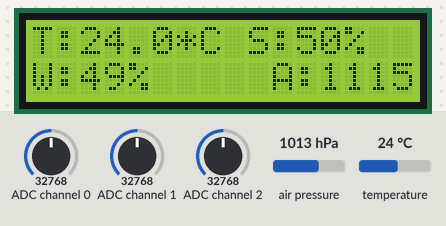
Bench run of a program on a simulated Raspberry Pi (BCM pin numbers). Parts: 16×2 character LCD. The inputs (shaded band) are chosen by the test bench; at power-on: ADC channel 1 = 32768, ADC channel 2 = 32768, ADC channel 0 = 32768, air pressure 1013 hPa, temperature 24 °C (analog values on the 0–65535 scale). Web requests get an empty 200 reply after 0.4 s; threads take turns every 2 ms.

Above: at 1.4 s.
1.5 s: ADC channel 1 set to 30368
At 2.0 s:
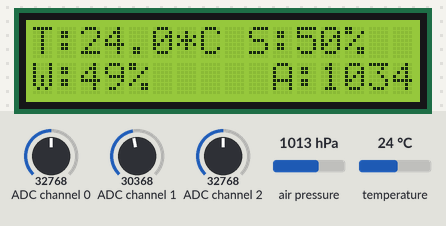
3.1 s: ADC channel 1 set to 28656
At 3.6 s:
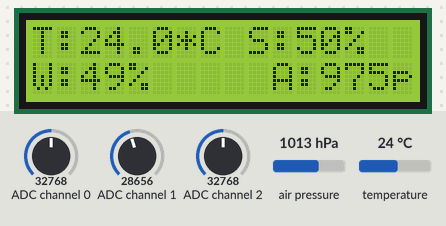
4.7 s: ADC channel 2 set to 7248
At 5.8 s:
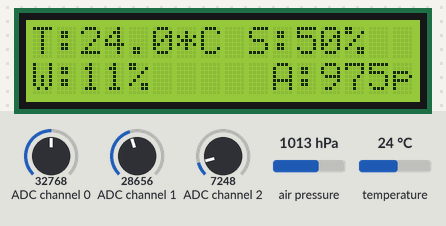
6.2 s: ADC channel 2 set to 6272
At 7.3 s:
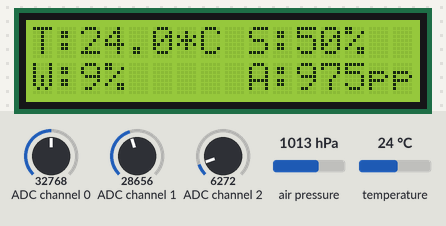
7.8 s: ADC channel 1 set to 1966
At 8.7 s:
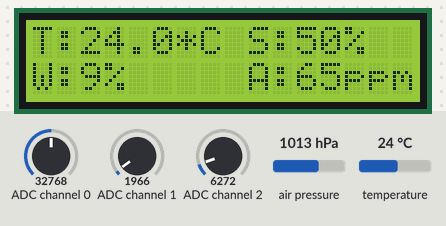
9.4 s: ADC channel 0 set to 1966
At 9.9 s:
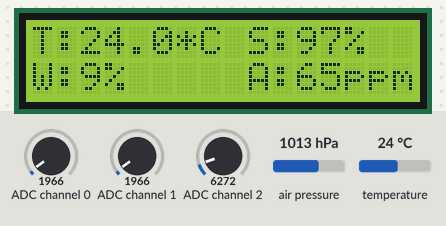
Timing chart, 0 to 11.9 s (numbered marks = the images above; inputs shaded):
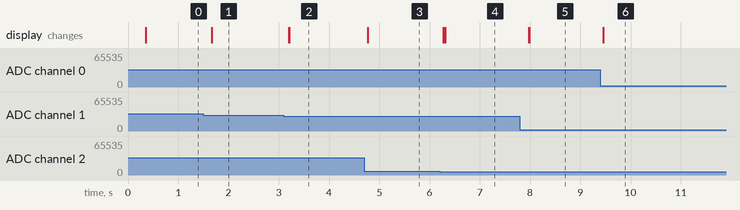

The program:

onitoring-System-And-Automation-with-Arduino-And-Raspberry-Pi.py
```python
import spidev
import time
import threading
from numpy import interp
from Adafruit_IO import Client
import Adafruit_BMP.BMP085 as BMP085
import adafruit_mcp3xxx.mcp3008 as MCP
from adafruit_mcp3xxx.analog_in import AnalogIn
import busio
import digitalio
import board
import serial
import drivers
display = drivers.Lcd()
display.lcd_clear()
serial1 = serial.Serial('/dev/ttyUSB0', 115200)
spi = busio.SPI(clock=board.SCK, MISO=board.MISO, MOSI=board.MOSI)
cs = digitalio.DigitalInOut(board.D5)
mcp = MCP.MCP3008(spi, cs)
channel_0 = AnalogIn(mcp, MCP.P1)
spi = spidev.SpiDev()
spi.open(0,0)
bmp = BMP085.BMP085()
ADAFRUIT_IO_KEY = ''
ADAFRUIT_IO_USERNAME = ''
aio = Client(ADAFRUIT_IO_USERNAME, ADAFRUIT_IO_KEY)
def _range(x, in_min, in_max, out_min, out_max):
    return int((x - in_min) * (out_max - out_min) / (in_max - in_min)+ out_min)
def analogInput(channel):
  spi.max_speed_hz = 1350000
  adc = spi.xfer2([1,(8+channel)<<4,0])
  data = ((adc[1]&3) << 8) + adc[2]
  return data
def soil():
    while True:
        sensorValue = _range(channel_0.value, 0, 30000, 0, 1023)
        output = analogInput(0)
        output = interp(output, [0, 1023], [100, 0])
        output = int(output)
        water = analogInput(2)
        water = interp(water, [0, 1023], [0, 100])
        water = int(water)
        display.lcd_display_string("T:"+str(bmp.read_temperature())+"*C"+" S:"+str(output)+"%", 1)
        display.lcd_display_string("W:"+str(water)+"%"+"     A:"+str(sensorValue)+"ppm", 2)
        if (output<42):
            serial1.write(b'on')
        if (water<30):
            serial1.write(b'sendsms')
def iot():
    while True:
        sensorValue = _range(channel_0.value, 0, 30000, 0, 1023)
        output = analogInput(0)
        output = interp(output, [0, 1023], [100, 0])
        output = int(output)
        water = analogInput(2)
        water = interp(water,[0, 1023], [0, 100])
        water = int(water)
        airfeed = aio.feeds('air-quality')
        aio.send_data(airfeed.key, sensorValue)
        pressurefeed = aio.feeds('barometric-pressure')
        aio.send_data(pressurefeed.key, bmp.read_pressure())
        tempfeed = aio.feeds('temperature')
        aio.send_data(tempfeed.key, bmp.read_temperature())
        soilfeed = aio.feeds('soil-moisture')
        aio.send_data(soilfeed.key, output)
        waterfeed = aio.feeds('water-level')
        aio.send_data(waterfeed.key, water)
        time.sleep(10)
thread1 = threading.Thread(target=soil)
thread1.start()
thread2 = threading.Thread(target=iot)
thread2.start()
```

Measured:
- the behaviour switches between 29408 and 29392 on ADC channel 1 (found by bisection; images 1 and 2)
- the behaviour switches between 6608 and 6592 on ADC channel 2 (found by bisection; images 3 and 4)
- after the input at 1.5 s, the display: first changes after 0.16 s (image 1 shows a later state)
- after the input at 3.1 s, the display: first changes after 0.10 s (image 2 shows a later state)
- after the input at 4.7 s, the display: first differs from a run without the input after 0.07 s (image 3)
- after the input at 6.2 s, the display: first changes after 0.08 s (image 4 shows a later state)
- after the input at 7.8 s, the display: first changes after 0.17 s (image 5 shows a later state)
- after the input at 9.4 s, the display: first differs from a run without the input after 0.05 s (image 6)
